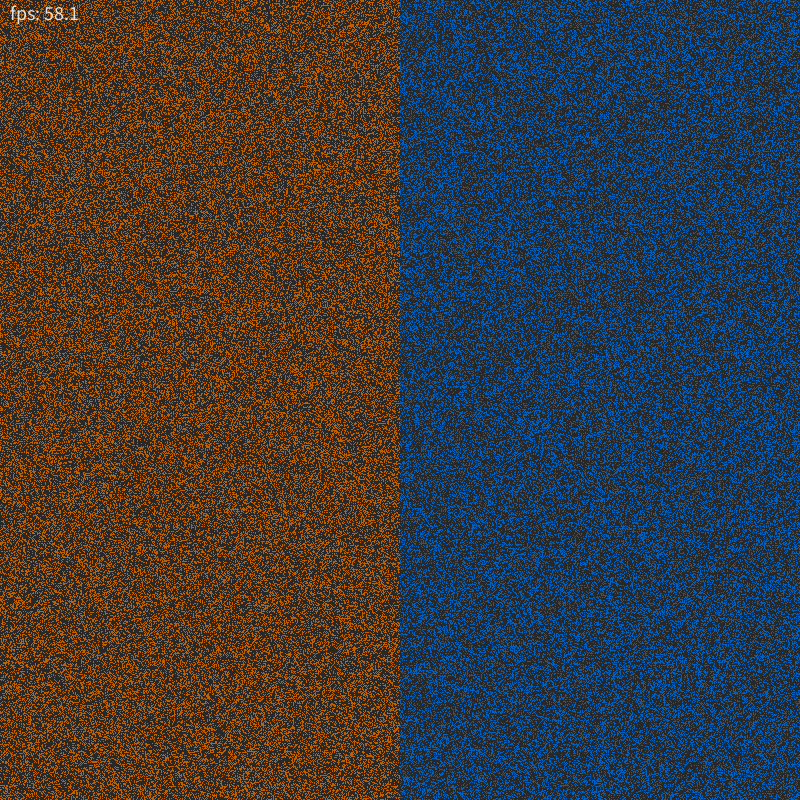
Frame 1 (no input)
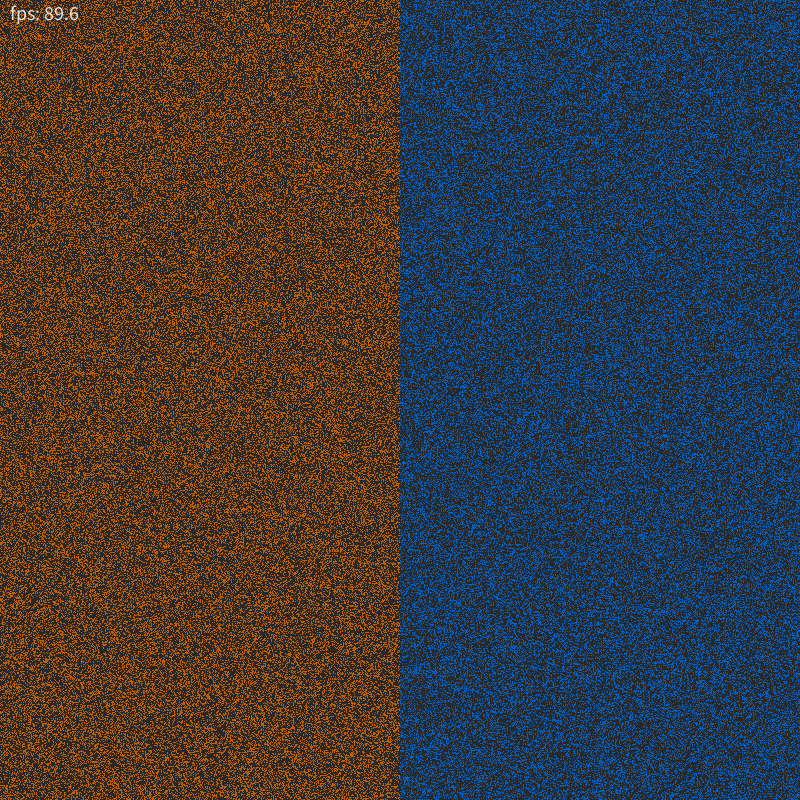
Frame 60 (the mouse pressed at the canvas centre just before this capture)
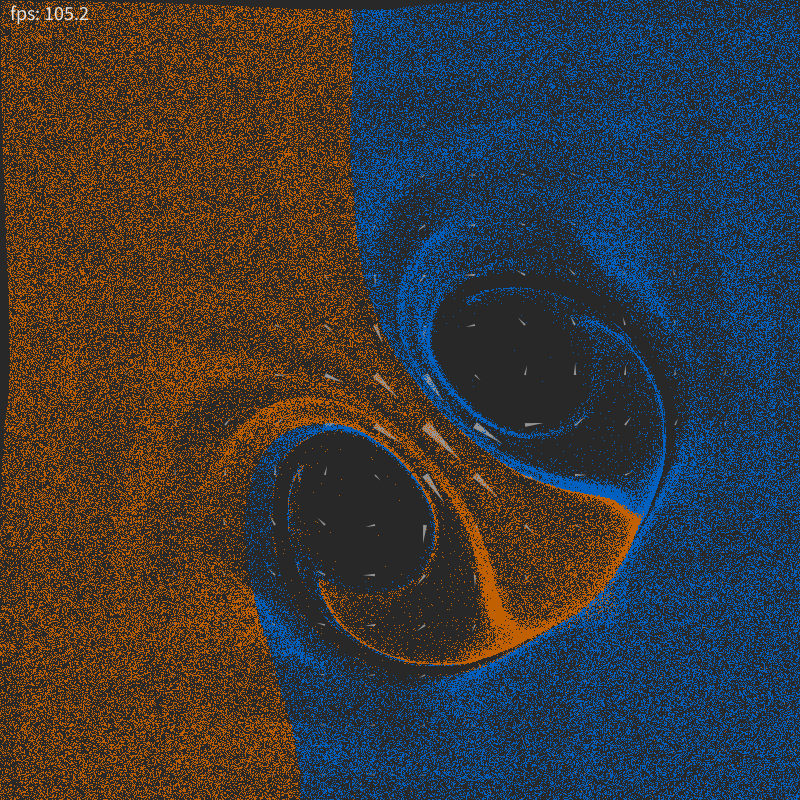
Frame 120 (the mouse held since frame 60 and released just before this capture)

The Processing sketch that drew these frames (run headless with seeded random() and noise(); from frame 60 on, the mouse is pressed at the canvas centre):

// Processing sketch: fluid
// ── fluid.pde
// fluid.pde
// fluid simulation
// based on "Fluid Simulation", created by Felix Woitzel
// modified by cameyo 2015
// processing 3.x
 
NavierStokesSolver fluidSolver;
float visc, diff, vScale, velocityScale;
float  limitVelocity;
int oldMouseX = 1, oldMouseY = 1;
int numParticles;
Particle[] particles;
//Random rnd = new Random();
 
boolean vectors = false;
 
void setup() {
 
  size(800, 800);
  frameRate(160);
 
  fluidSolver = new NavierStokesSolver();
 
  numParticles = (int)pow(2, 18);
  particles = new Particle[numParticles];
  visc = 0.00025f;
  diff = 0.03f;
  vScale = 10;
  velocityScale = vScale;
  vectors = true;
 
  limitVelocity = 200;
 
  stroke(color(0));
  fill(color(0));
 
  initParticles();
} 
 
 
private void initParticles() {
  for (int i = 0; i < numParticles - 1; i++) {
    particles[i] = new Particle();
    particles[i].x = random(width);
    particles[i].y = random(height);
    if (particles[i].x > (width >> 1)) 
       particles[i].c = c1;
    else
       particles[i].c = c2;

  }
}
 
public void draw() {
 
  handleMouseMotion();
 
  //background(224);
  background(40);
 
  float dt = 1 / frameRate;
  fluidSolver.tick(dt, visc, diff);
 
  if (vectors)
    drawMotionVectorsImmediate( vScale * 4);
 
  vScale = velocityScale * 60. / frameRate;
  drawParticlesPixels();
 
  fill(225);
  textSize(20);
  
  text("fps: " + nf(frameRate, 2, 1), 10, 20);
}
 
  int c1 = color(0,96,192); // particle pixel color
  int c2 = color(192,96,0); // particle pixel color
 
 
private void drawParticlesPixels() {
 
  int n = NavierStokesSolver.N;
  float cellHeight = height / n;
  float cellWidth = width / n;
 
 
  for (int i = 0; i < numParticles - 1; i++) {
      Particle p =  particles[i];
    if (p != null) {
 
      int cellX = floor(p.x / cellWidth);
      int cellY = floor(p.y / cellHeight);
      float dx =  fluidSolver.getDx(cellX, cellY);
      float dy =  fluidSolver.getDy(cellX, cellY);
 
      float lX = p.x - cellX * cellWidth - cellWidth / 2;
      float lY = p.y - cellY * cellHeight - cellHeight / 2;
 
      int v, h, vf, hf;
 
      if (lX > 0) {
        v = Math.min(n, cellX + 1);
        vf = 1;
      }
      else {
        v = Math.max(0, cellX - 1);
        vf = -1;
      }
 
      if (lY > 0) {
        h = Math.min(n, cellY + 1);
        hf = 1;
      }
      else {
        h = Math.max(0, cellY - 1);
        hf = -1;
      }
 
      float dxv =  fluidSolver.getDx(v, cellY);
      float dxh =  fluidSolver.getDx(cellX, h);
      float dxvh =  fluidSolver.getDx(v, h);
 
      float dyv =  fluidSolver.getDy(v, cellY);
      float dyh =  fluidSolver.getDy(cellX, h);
      float dyvh =  fluidSolver.getDy(v, h);
 
      dx = lerp(lerp(dx, dxv, vf * lX / cellWidth),
      lerp(dxh, dxvh, vf * lX / cellWidth),
      hf * lY / cellHeight);
 
      dy = lerp(lerp(dy, dyv, vf * lX / cellWidth),
      lerp(dyh, dyvh, vf * lX / cellWidth),
      hf * lY / cellHeight);
 
      p.x += dx * vScale;
      p.y += dy * vScale;
 
      if (p.x < 0 || p.x >= width) {
        p.x = random(width);
      }
      if (p.y < 0 || p.y >= height) {
        p.y = random(height);
      }
      
      //set((int) p.x, (int) p.y, c1);
      set((int) p.x, (int) p.y, p.c);
    }
  }
}
 
private void drawMotionVectorsImmediate(float l) {
  int n = NavierStokesSolver.N;
  float cellHeight = height / n;
  float cellWidth = width / n;
  float dx, dy, x, y, x1, y1, x2, y2, x3, y3;
  int i, j;
 
  float thick = 0.1f;
 
  beginShape(TRIANGLES);
 
  noStroke();
  //fill(256, 128);
  fill(255,128);
  for (i = 0; i < n; i++) {
    for (j = 0; j < n; j++) {
 
      dx =  fluidSolver.getDx(i, j);
      dy =  fluidSolver.getDy(i, j);
 
      x = cellWidth / 2 + cellWidth * i;
      y = cellHeight / 2 + cellHeight * j;
 
      x1 = x + dx * l;
      y1 = y + dy * l;
 
      x2 = x + dy * l * thick;
      y2 = y - dx * l * thick;
 
      x3 = x - dy * l * thick;
      y3 = y + dx * l * thick;
 
      // normal(0, 0, 1f);
      vertex(x1, y1);
      vertex(x2, y2);
      vertex(x3, y3);
    }
  }
  endShape();
}
 
private void handleMouseMotion() {
  if(mousePressed)
  {
  mouseX = max(1, mouseX);
  mouseY = max(1, mouseY);
 
  int n = NavierStokesSolver.N;
  float cellHeight = height / n;
  float cellWidth = width / n;
 
  float mouseDx = mouseX - oldMouseX;
  float mouseDy = mouseY - oldMouseY;
  int cellX = floor(mouseX / cellWidth);
  int cellY = floor(mouseY / cellHeight);
 
  mouseDx = (abs(mouseDx) > limitVelocity) ? Math.signum(mouseDx) * limitVelocity : mouseDx;
  mouseDy = (abs(mouseDy) > limitVelocity) ? Math.signum(mouseDy) * limitVelocity : mouseDy;
 
  fluidSolver.applyForce(cellX, cellY, mouseDx, mouseDy);
 
  oldMouseX = mouseX;
  oldMouseY = mouseY;
  }
}
 
public class Particle {
  public float x;
  public float y;
  public color c;
}
 
/**
 * Java implementation of the Navier-Stokes-Solver from
 * http://www.dgp.toronto.edu/people/stam/reality/Research/pdf/GDC03.pdf
 */
public class NavierStokesSolver {
  final static int N = 16;
  final static int SIZE = (N + 2) * (N + 2);
  float[] u = new float[SIZE];
  float[] v = new float[SIZE];
  float[] u_prev = new float[SIZE];
  float[] v_prev = new float[SIZE];
  //    float[] dense = new float[SIZE];
  //    float[] dense_prev = new float[SIZE];
 
  public NavierStokesSolver() {
  }
 
  public float getDx(int x, int y) {
    return u[INDEX(x + 1, y + 1)];
  }
 
  public float getDy(int x, int y) {
    return v[INDEX(x + 1, y + 1)];
  }
 
  public void applyForce(int cellX, int cellY, float vx, float vy) {
    cellX += 1;
    cellY += 1;
    float dx = u[INDEX(cellX, cellY)];
    float dy = v[INDEX(cellX, cellY)];
 
    u[INDEX(cellX, cellY)] = (vx != 0) ? lerp( vx,
     dx, 0.85f) : dx;
    v[INDEX(cellX, cellY)] = (vy != 0) ? lerp( vy,
     dy, 0.85f) : dy;
  }
 
  void tick(float dt, float visc, float diff) {
    vel_step(u, v, u_prev, v_prev, visc, dt);
    //      dens_step(dense, dense_prev, u, v, diff, dt);
  }
 
  final int INDEX(int i, int j) {
    return i + (N + 2) * j;
  }
 
  float[] tmp = new float[SIZE];
 
  final void SWAP(float[] x0, float[] x) { // not longer used anyway
    System.arraycopy(x0, 0, tmp, 0, SIZE);
    System.arraycopy(x, 0, x0, 0, SIZE);
    System.arraycopy(tmp, 0, x, 0, SIZE);
  }
 
  void add_source(float[] x, float[] s, float dt) {
    int i, size = (N + 2) * (N + 2);
    for (i = 0; i < size; i++)
      x[i] += dt * s[i];
  }
 
  void diffuse(int b, float[] x, float[] x0, float diff, float dt) {
    int i, j, k;
    float a = dt * diff * N * N;
    for (k = 0; k < 20; k++) {
      for (i = 1; i <= N; i++) {
        for (j = 1; j <= N; j++) {
          x[INDEX(i, j)] = (x0[INDEX(i, j)] + a
            * (x[INDEX(i - 1, j)] + x[INDEX(i + 1, j)]
            + x[INDEX(i, j - 1)] + x[INDEX(i, j + 1)]))
            / (1 + 4 * a);
        }
      }
      set_bnd(b, x);
    }
  }
 
  void advect(int b, float[] d, float[] d0, float[] u, float[] v,
  float dt) {
    int i, j, i0, j0, i1, j1;
    float x, y, s0, t0, s1, t1, dt0;
    dt0 = dt * N;
    for (i = 1; i <= N; i++) {
      for (j = 1; j <= N; j++) {
        x = i - dt0 * u[INDEX(i, j)];
        y = j - dt0 * v[INDEX(i, j)];
        if (x < 0.5)
          x = 0.5;
        if (x > N + 0.5)
          x = N + 0.5;
        i0 = (int) x;
        i1 = i0 + 1;
        if (y < 0.5)
          y = 0.5;
        if (y > N + 0.5)
          y = N + 0.5;
        j0 = (int) y;
        j1 = j0 + 1;
        s1 = x - i0;
        s0 = 1 - s1;
        t1 = y - j0;
        t0 = 1 - t1;
        d[INDEX(i, j)] = s0
          * (t0 * d0[INDEX(i0, j0)] + t1 * d0[INDEX(i0, j1)])
          + s1
            * (t0 * d0[INDEX(i1, j0)] + t1 * d0[INDEX(i1, j1)]);
      }
    }
    set_bnd(b, d);
  }
 
  void set_bnd(int b, float[] x) {
    int i;
    for (i = 1; i <= N; i++) {
      x[INDEX(0, i)] = (b == 1) ? -x[INDEX(1, i)] : x[INDEX(1, i)];
      x[INDEX(N + 1, i)] = b == 1 ? -x[INDEX(N, i)] : x[INDEX(N, i)];
      x[INDEX(i, 0)] = b == 2 ? -x[INDEX(i, 1)] : x[INDEX(i, 1)];
      x[INDEX(i, N + 1)] = b == 2 ? -x[INDEX(i, N)] : x[INDEX(i, N)];
    }
    x[INDEX(0, 0)] = 0.5 * (x[INDEX(1, 0)] + x[INDEX(0, 1)]);
    x[INDEX(0, N + 1)] = 0.5 * (x[INDEX(1, N + 1)] + x[INDEX(0, N)]);
    x[INDEX(N + 1, 0)] = 0.5 * (x[INDEX(N, 0)] + x[INDEX(N + 1, 1)]);
    x[INDEX(N + 1, N + 1)] = 0.5 * (x[INDEX(N, N + 1)] + x[INDEX(N + 1, N)]);
  }
 
  void dens_step(float[] x, float[] x0, float[] u, float[] v,
  float diff, float dt) {
    add_source(x, x0, dt);
    SWAP(x0, x);
    diffuse(0, x, x0, diff, dt);
    SWAP(x0, x);
    advect(0, x, x0, u, v, dt);
  }
 
  void vel_step(float[] u, float[] v, float[] u0, float[] v0,
  float visc, float dt) {
    //      add_source(u, u0, dt);
    //      add_source(v, v0, dt);
    //      SWAP(u0, u);
    //      diffuse(1, u, u0, visc, dt);
    //      SWAP(v0, v);
    //      diffuse(2, v, v0, visc, dt);
    //      project(u, v, u0, v0);
    //      SWAP(u0, u);
    //      SWAP(v0, v);
    //      advect(1, u, u0, u0, v0, dt);
    //      advect(2, v, v0, u0, v0, dt);
    //      project(u, v, u0, v0);
 
    diffuse(1, u, u, visc, dt);
    diffuse(2, v, v, visc, dt);
    project(u, v, u0, v0);
  }
 
  void project(float[] u, float[] v, float[] p, float[] div) {
    int i, j, k;
    float h;
    h = 1.0 / N;
    for (i = 1; i <= N; i++) {
      for (j = 1; j <= N; j++) {
        div[INDEX(i, j)] = -0.5
          * h
          * (u[INDEX(i + 1, j)] - u[INDEX(i - 1, j)]
          + v[INDEX(i, j + 1)] - v[INDEX(i, j - 1)]);
        p[INDEX(i, j)] = 0;
      }
    }
    set_bnd(0, div);
    set_bnd(0, p);
    for (k = 0; k < 20; k++) {
      for (i = 1; i <= N; i++) {
        for (j = 1; j <= N; j++) {
          p[INDEX(i, j)] = (div[INDEX(i, j)] + p[INDEX(i - 1, j)]
            + p[INDEX(i + 1, j)] + p[INDEX(i, j - 1)] + p[INDEX(
          i, j + 1)]) / 4;
        }
      }
      set_bnd(0, p);
    }
    for (i = 1; i <= N; i++) {
      for (j = 1; j <= N; j++) {
        u[INDEX(i, j)] -= 0.5
          * (p[INDEX(i + 1, j)] - p[INDEX(i - 1, j)]) / h;
        v[INDEX(i, j)] -= 0.5
          * (p[INDEX(i, j + 1)] - p[INDEX(i, j - 1)]) / h;
      }
    }
    set_bnd(1, u);
    set_bnd(2, v);
  }
}

void keyPressed()
//help by Felix Woitzel
{
  if (key == 'i') {initParticles();}
}
